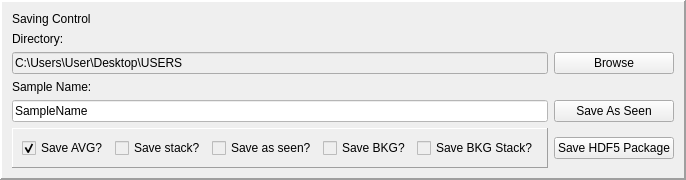
       <widget class="QFrame" name="FRAME_SAVING">
        <property name="maximumSize">
         <size>
          <width>16777215</width>
          <height>175</height>
         </size>
        </property>
        <property name="styleSheet">
         <string notr="true">background-color: rgba(239,239,239,1)</string>
        </property>
        <property name="frameShape">
         <enum>QFrame::Panel</enum>
        </property>
        <property name="frameShadow">
         <enum>QFrame::Raised</enum>
        </property>
        <property name="lineWidth">
         <number>2</number>
        </property>
        <layout class="QGridLayout" name="FILEGRID">
         <property name="leftMargin">
          <number>10</number>
         </property>
         <property name="topMargin">
          <number>10</number>
         </property>
         <property name="rightMargin">
          <number>10</number>
         </property>
         <property name="bottomMargin">
          <number>10</number>
         </property>
         <item row="1" column="0">
          <widget class="QLabel" name="label_dir">
           <property name="text">
            <string>Directory:</string>
           </property>
          </widget>
         </item>
         <item row="3" column="0">
          <widget class="QLabel" name="label_prefix">
           <property name="text">
            <string>Sample Name:</string>
           </property>
          </widget>
         </item>
         <item row="4" column="0">
          <widget class="QLineEdit" name="line_prefix">
           <property name="styleSheet">
            <string notr="true">background-color: rgb(255,255,255)</string>
           </property>
           <property name="text">
            <string>SampleName</string>
           </property>
          </widget>
         </item>
         <item row="2" column="0">
          <widget class="QLineEdit" name="line_directory">
           <property name="text">
            <string>C:\Users\User\Desktop\USERS</string>
           </property>
           <property name="readOnly">
            <bool>true</bool>
           </property>
          </widget>
         </item>
         <item row="2" column="1">
          <widget class="QPushButton" name="button_dir_browse">
           <property name="text">
            <string>Browse</string>
           </property>
           <property name="icon">
            <iconset>
             <normaloff>icons/Folder.png</normaloff>icons/Folder.png</iconset>
           </property>
          </widget>
         </item>
         <item row="4" column="1">
          <widget class="QPushButton" name="button_save_single">
           <property name="text">
            <string>Save As Seen</string>
           </property>
           <property name="icon">
            <iconset>
             <normaloff>icons/saveicon.png</normaloff>icons/saveicon.png</iconset>
           </property>
          </widget>
         </item>
         <item row="5" column="1">
          <widget class="QPushButton" name="button_save_package">
           <property name="text">
            <string>Save HDF5 Package</string>
           </property>
           <property name="icon">
            <iconset>
             <normaloff>icons/saveicon.png</normaloff>icons/saveicon.png</iconset>
           </property>
          </widget>
         </item>
         <item row="0" column="0">
          <widget class="QLabel" name="label_12">
           <property name="text">
            <string>Saving Control</string>
           </property>
          </widget>
         </item>
         <item row="5" column="0">
          <widget class="QFrame" name="frame">
           <property name="frameShape">
            <enum>QFrame::Panel</enum>
           </property>
           <property name="frameShadow">
            <enum>QFrame::Raised</enum>
           </property>
           <property name="lineWidth">
            <number>1</number>
           </property>
           <layout class="QHBoxLayout" name="horizontalLayout_2">
            <item>
             <widget class="QCheckBox" name="check_save_avg">
              <property name="text">
               <string>Save AVG?</string>
              </property>
              <property name="checked">
               <bool>true</bool>
              </property>
             </widget>
            </item>
            <item>
             <widget class="QCheckBox" name="check_save_stack">
              <property name="text">
               <string>Save stack?</string>
              </property>
             </widget>
            </item>
            <item>
             <widget class="QCheckBox" name="check_save_as_seen">
              <property name="text">
               <string>Save as seen?</string>
              </property>
             </widget>
            </item>
            <item>
             <widget class="QCheckBox" name="check_save_background">
              <property name="text">
               <string>Save BKG?</string>
              </property>
             </widget>
            </item>
            <item>
             <widget class="QCheckBox" name="check_save_bkg_stack">
              <property name="text">
               <string>Save BKG Stack?</string>
              </property>
             </widget>
            </item>
           </layout>
          </widget>
         </item>
        </layout>
       </widget>
